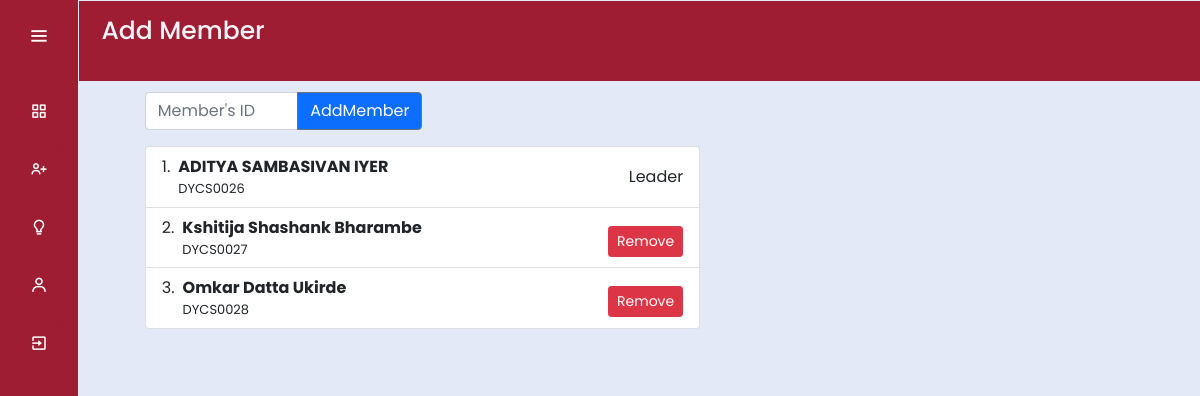
Screenshot of /addmemb.php (signed in) with the database file from the repository.
### tables this page shows
CREATE TABLE `student` (
  `sr_no` int(10) NOT NULL,
  `s_id` varchar(20) NOT NULL,
  `dept` varchar(10) NOT NULL,
  `roll_no` varchar(10) NOT NULL,
  `F_name` varchar(20) NOT NULL,
  `M_name` varchar(20) NOT NULL,
  `L_name` varchar(20) NOT NULL,
  `email` varchar(50) NOT NULL,
  `password` varchar(20) NOT NULL,
  `contact` bigint(10) NOT NULL,
  `year` varchar(10) NOT NULL,
  `division` varchar(10) NOT NULL,
  `batch` varchar(10) NOT NULL,
  `active` tinyint(1) DEFAULT NULL
);

CREATE TABLE `groups` (
  `sr_no` int(11) NOT NULL,
  `g_id` varchar(15) NOT NULL,
  `s_id` varchar(10) NOT NULL,
  `division` varchar(1) NOT NULL,
  `Leader` tinyint(1) DEFAULT NULL
);

### addmemb.php (the view, shortened to what this page needs)
<?php
include('index_back.php')
?>
<!DOCTYPE html>
<html lang="en" dir="ltr">
  <head>
    <link rel="stylesheet" href="https://cdnjs.cloudflare.com/ajax/libs/font-awesome/5.15.3/css/all.min.css"
 />
    <link href="https://cdn.jsdelivr.net/npm/bootstrap@5.0.2/dist/css/bootstrap.min.css" rel="stylesheet"
>
    <link rel='stylesheet' href='https://cdnjs.cloudflare.com/ajax/libs/tailwindcss/1.9.6/tailwind.min.css'>
    <link href='https://unpkg.com/boxicons@2.0.7/css/boxicons.min.css' rel='stylesheet'>
      <link rel="stylesheet" href="css/student.css">
   </head>
<body>
  <div class="sidebar">
    <div class="logo-details">
        <i class='bx bx-menu' id="btn" ></i>
    </div>
    <ul class="nav-list">
      <li>
        <a href="student_home.php">
          <i class='bx bx-grid-alt'></i>
        </a>
      </li>
      <li>
       <a href="addmemb.php">
         <i class='bx bx-user-plus' ></i>
       </a>
     </li>
     <li>
       <a href="project_suggest.php">
         <i class='bx bx-bulb' ></i>
       </a>
     </li>
     <li>
       <a href="#">
         <i class='bx bx-user' ></i>
       </a>
       </li>
       <li>
       <a href="logout.php">
         <i class='bx bx-exit' ></i>
       </a>
       </li>
    </ul>
  </div>
  <section class="home-section">
      <div class="text">Add Member</div>
      <div class='add-members-wrapper'>
        <form style="max-width: 50%;" action="" method='POST'>
          <div class="input-group mb-3">
            <input name="member" type="text" class="form-control" placeholder="Member's ID" aria-label="Recipient's username"
              aria-describedby="button-addon2" required>
            <button class="btn btn-primary text-white  btn-outline-secondary" name="addmemb" type="submit" id="button-addon2">AddMember</button>
          </div>
        </form>
        <ol style="max-width : 50% ; margin-left: 5%;" class="list-group list-group-numbered">
        <?php
            $student = $_SESSION['s_id'];
            $q15=mysqli_query($Connect,"SELECT * FROM `groups` WHERE `s_id` = '$student' ");
            $row=mysqli_fetch_assoc($q15);
            $grp_id = $row['g_id'];
            $q16 = mysqli_query($Connect,"SELECT * FROM `groups` WHERE `g_id` = '$grp_id' ");
            while ($row1=mysqli_fetch_array($q16)) {
                $member_id = $row1['s_id'];
                $leader_check1 = $row1['Leader'];
                $q17 = mysqli_query($Connect, "SELECT * FROM `student` WHERE `s_id` = '$member_id' ");
                while ($row2=mysqli_fetch_array($q17)) {
                    $F_name = $row2['F_name'];
                    $M_name = $row2['M_name'];
                    $L_name = $row2['L_name'];
                    $Full_name=" {$F_name} {$M_name} {$L_name} ";
                   ?>
          <li class="list-group-item d-flex justify-content-between align-items-start">
            <div class="ms-2 me-auto">
              <div class="fw-bold "><?php echo $Full_name?></div>
              <p class="muted-text" style="font-size: small;"><?php echo $member_id?></p>
            </div>
            <div style="float: right; padding-top: 10px;">
           <?php
             $leader_check =$row['Leader'];
             if ($leader_check == '1') {
              if($leader_check1 == '1'){
              }else{
                  echo'<form method="post"><button class="btn btn-sm btn-danger" name="<?php echo $member_id?>">Remove</button></form>';
                }
             }
             if($leader_check1 == '1'){
              echo 'Leader';
            }
              ?>
            </div>
           </li>
           <?php
                }
            }
           ?>
        </ol>
      </div>
  </section>
</body>
</html>

### css/student.css (style rules this page uses)
* { margin: 0; padding: 0; box-sizing: border-box; font-family: "Poppins" , sans-serif; }
.sidebar { position: fixed; left: 0; top: 0; height: 100%; width: 78px; background: rgb(158,29,51); padding: 6px 14px; z-index: 99; transition: all 0.5s ease; }
.sidebar .logo-details { height: 60px; display: flex; align-items: center; position: relative; }
.sidebar .logo-details #btn { position: absolute; top: 50%; right: 0; transform: translateY(-50%); font-size: 22px; transition: all 0.4s ease; font-size: 23px; text-align: center; cursor: pointer; transition: all 0.5s ease; }
.sidebar i { color: #fff; height: 60px; min-width: 50px; font-size: 28px; text-align: center; line-height: 60px; }
.sidebar .nav-list { margin-top: 20px; height: 100%; }
.sidebar li { position: relative; margin: 8px 0; list-style: none; }
.sidebar li a { display: flex; height: 100%; width: 100%; border-radius: 12px; align-items: center; text-decoration: none; transition: all 0.4s ease; background: rgb(158,29,51); }
.sidebar li i { height: 50px; line-height: 50px; font-size: 18px; border-radius: 12px; }
.home-section { position: relative; background: #E4E9F7; min-height: 100vh; top: 0; left: 78px; width: calc(100% - 78px); transition: all 0.5s ease; z-index: 2; }
.home-section .text { display: inline-block; color: #f3f3f7; font-size: 25px; font-weight: 500; padding: 2%; padding-top: 1%; background-color:rgb(158,29,51) ; width: 100%; height: 80px; margin-top: 1px; margin-left: 1px; }
.mb-3 { width: 50%; margin-left: 10%; margin-top: 1%; }
.add-members-wrapper { margin-left: 1%; margin-top: 1%; }

### rows the page displays
groups: s "DYCS0026"
student: Full_name "ADITYA SAMBASIVAN IYER", shows "Leader"
groups: s "DYCS0027"
student: Full_name "Kshitija Shashank Bharambe", shows "Remove"
groups: s "DYCS0028"
student: Full_name "Omkar Datta Ukirde", shows "Remove"
